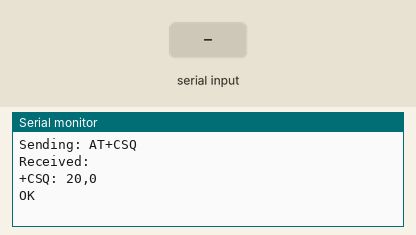
Recording of a sketch running on a simulated Arduino Uno, built with avr-gcc and run on an emulated ATmega328P. Parts: the last lines printed to the serial monitor. The test bench sets the inputs (shaded band). The modem accepts every AT command (registered, SIM ready, sends succeed) and sends nothing else.

Above: at 0.8 s.
0.9 s: "1" received over the second serial link
At 1.4 s:
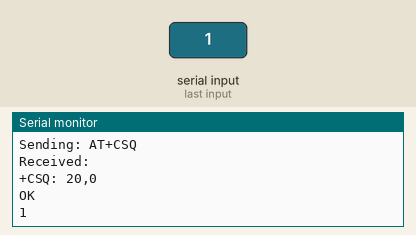
3.5 s: "0" received over the second serial link
At 3.9 s:
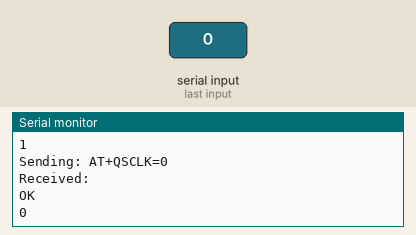
6.5 s: "2" received over the second serial link
At 6.8 s:
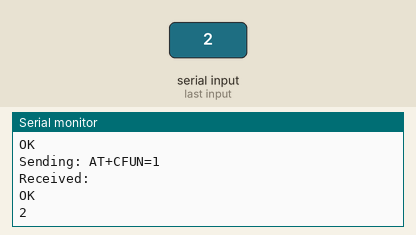

Measured:
- after the input at 0.9 s, the serial monitor: prints a new line at once (image 1)
- after the input at 3.5 s, the serial monitor: prints a new line at once (image 2)
- after the input at 6.5 s, the serial monitor: prints a new line at once (image 3)

The sketch:

Lab2.ino
```cpp
#include <SoftwareSerial.h>
#include <DHT.h>
#define DHTPIN 2
#define DHTTYPE DHT22

SoftwareSerial AT(8, 9);
DHT dht(DHTPIN, DHTTYPE);
char val;

void setup() {
  Serial.begin(9600);
  AT.begin(9600);
  dht.begin();

  command("AT+CSQ", 2000);
  command("AT+QSCLK=0", 2000);
  command("AT+QBAND=1,8", 2000);
  command("AT+CFUN=1", 2000);
  command("AT+CGSN=1", 2000);
  command("AT+CIMI", 2000);
  command("AT+CGATT=0", 2000);
  command("AT+CGDCONT=1,\"IPV4V6\"", 2000);
  command("AT+CGATT=1", 5000);
  command("AT+QICFG=\"dataformat\",1,1", 5000);
  command("AT+QIOPEN=1,0,\"TCP\",140.114.89.68,16542,0,0,0", 5000);

  String id = "105072123,";
  float h = dht.readHumidity();
  float t = dht.readTemperature();
  id = id + String(t,1) + "," + String(h,1);
  id = "AT+QISENDEX=0,19," + toHEX(id);
  const char *result = id.c_str();
  command(result, 5000);
  command("AT+QIRD=0,512", 5000);
}

String command(const char *toSend, unsigned long milliseconds) {
  String result = "";
  Serial.print("Sending: ");
  Serial.println(toSend);
  AT.println(toSend);
  unsigned long startTime = millis();
  Serial.print("Received: ");
  while (millis() - startTime < milliseconds) {
    if (AT.available()) {
      char c = AT.read();
      Serial.write(c);
      result += c;  // append to the result string
    }
  }
  Serial.println();  // new line after timeout.
  return result;
}

String toHEX(String toSend) {
  String result = "";
  for(int i=0; i<toSend.length(); i++){
    result += String(int(toSend[i]), HEX);
  }
  return result;
}

void loop() {
}
```
